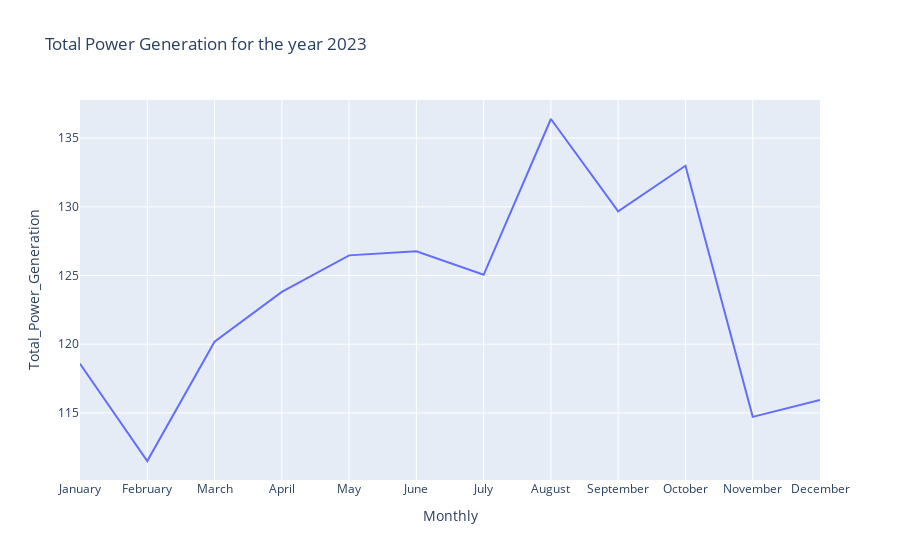

Notebook code for this chart:
### Code cell
fig = px.line(year_2023, x='Monthly', y='Total_Power_Generation', title='Total Power Generation for the year 2023')
fig.show()

### Figure 1 — Plotly figure (JSON) as saved in the notebook; plotly's stock layout.template omitted (floating-point values rounded to 4 significant figures)
{"data": [{"hovertemplate": "Monthly=%{x}<br>Total_Power_Generation=%{y}<extra></extra>", "legendgroup": "", "line": {"color": "#636efa", "dash": "solid"}, "marker": {"symbol": "circle"}, "mode": "lines", "name": "", "orientation": "v", "showlegend": false, "type": "scatter", "x": ["January", "February", "March", "April", "May", "June", "July", "August", "September", "October", "November", "December"], "xaxis": "x", "y": [118.6, 111.5, 120.2, 123.8, 126.5, 126.8, 125.1, 136.4, 129.7, 133.0, 114.7, 115.9], "yaxis": "y"}], "layout": {"legend": {"tracegroupgap": 0}, "title": {"text": "Total Power Generation for the year 2023"}, "xaxis": {"anchor": "y", "domain": [0, 1], "title": {"text": "Monthly"}}, "yaxis": {"anchor": "x", "domain": [0, 1], "title": {"text": "Total_Power_Generation"}}}}
